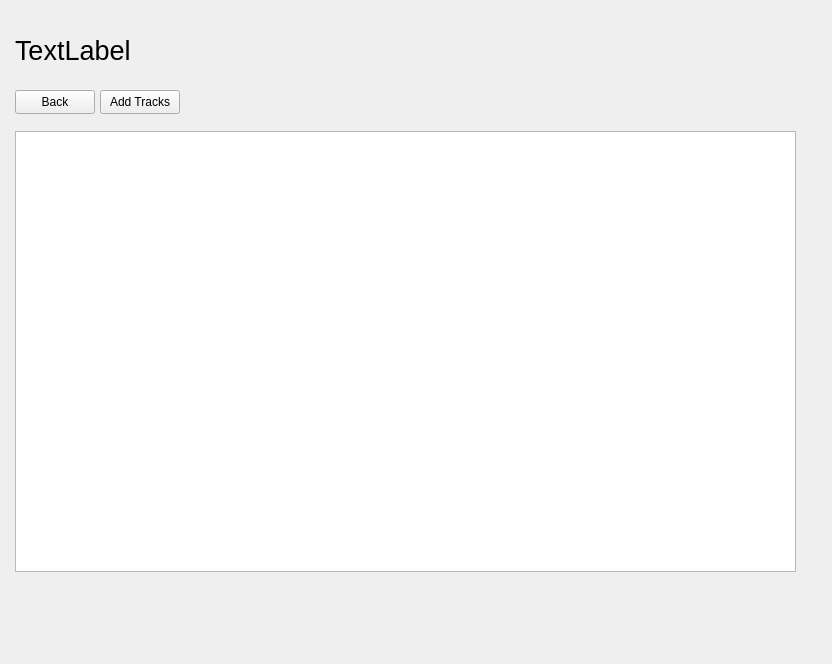
<?xml version="1.0" encoding="UTF-8"?>
<ui version="4.0">
 <class>ListOfPlaylistTracks</class>
 <widget class="QWidget" name="ListOfPlaylistTracks">
  <property name="geometry">
   <rect>
    <x>0</x>
    <y>0</y>
    <width>832</width>
    <height>664</height>
   </rect>
  </property>
  <property name="windowTitle">
   <string>Form</string>
  </property>
  <widget class="QTableView" name="songsView">
   <property name="geometry">
    <rect>
     <x>15</x>
     <y>131</y>
     <width>781</width>
     <height>441</height>
    </rect>
   </property>
  </widget>
  <widget class="QLabel" name="label">
   <property name="geometry">
    <rect>
     <x>15</x>
     <y>30</y>
     <width>211</width>
     <height>41</height>
    </rect>
   </property>
   <property name="font">
    <font>
     <pointsize>20</pointsize>
    </font>
   </property>
   <property name="text">
    <string>TextLabel</string>
   </property>
  </widget>
  <widget class="QPushButton" name="pushButton">
   <property name="geometry">
    <rect>
     <x>100</x>
     <y>90</y>
     <width>80</width>
     <height>24</height>
    </rect>
   </property>
   <property name="text">
    <string>Add Tracks</string>
   </property>
  </widget>
  <widget class="QPushButton" name="pushButton_2">
   <property name="geometry">
    <rect>
     <x>15</x>
     <y>90</y>
     <width>80</width>
     <height>24</height>
    </rect>
   </property>
   <property name="text">
    <string>Back</string>
   </property>
  </widget>
 </widget>
 <resources/>
 <connections/>
</ui>
